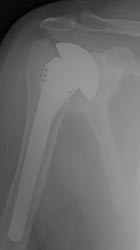
#> input picture results_records/results_4-12-2016/version_5/GlobalAdvantage/13.jpg, 140 x 250 px, given in place of 1.jpg, which was not available
$ python segmentation.py ../../../results_4-12-2016/version_5/GlobalAdvantage/13.jpg   (Python 2 division)   (older library calls are emulated)
#> lines starting #> are read from the running program, lines starting #| are printed output that depends on the picture; after the words box and inside, x2 and y2 are one past the last pixel; in counts of white or black regions, pixels touching at a corner belong together; pictures that were not available may be replaced by others from this repository, and a replacement may not be noted
#> (reads image_file_names.txt from the repository)
#> further down, img is the input picture: shape (250, 140); min 0, max 165, mean 108.9
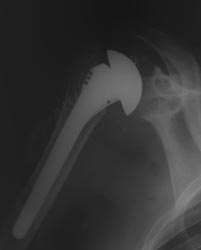
#> input picture results_records/results_4-12-2016/version_5/GlobalAdvantage/13b.jpg, 201 x 250 px, given in place of 1_manual.png, which was not available
#> further down, man_img is the input picture: shape (250, 201); min 21, max 135, mean 51.9
import os
import sys
import re
import cv2
import numpy as np
import evaluation

ix,iy = -1,-1

def circle_mask(img, min_dist=20, param_1=100, param_2=30, min_radius=0, max_radius=0):
#> called with min_dist = 20, param_1 = 100, param_2 = 30, min_radius = 0, max_radius = 0
    global ix,iy
    temp_img = cv2.medianBlur(img, 5)
    zero_img = np.zeros((img.shape), np.uint8)
    dimens = img.shape #returns (y max, x max)
#> dimens = (250, 140)
    y_dimen = dimens[0]
#> y_dimen = 250
    x_dimen = dimens[1]
#> x_dimen = 140
    max_radius = (int)(.5 * x_dimen)
#> max_radius = 70
    min_radius = (int)(.05 * y_dimen)
#> min_radius = 12
    param_2 = 30
    dp = 1
    circles = cv2.HoughCircles(temp_img, cv2.cv.CV_HOUGH_GRADIENT, 1, min_dist, param1=100, param2=param_2, minRadius=min_radius,maxRadius=max_radius)
#> circles = None

    while circles is None and param_2 > 5:
        param_2 -= 5
        circles = cv2.HoughCircles(temp_img, cv2.cv.CV_HOUGH_GRADIENT, 1, min_dist, param1=100, param2=param_2, minRadius=min_radius, maxRadius=max_radius)
#> this loop made 3 passes
#> param_2 on passes 1 to 2: 25, 20
#> (param_2, circles) on pass 3: (15, [[55.5, 61.5, 56.7], [62.5, 85.5, 43.3]])
#> after the loop, param_2 = 15

    if circles is None:
        return zero_img

    while len(circles[0]) > 1:
        max_radius = (int)(.9 * max_radius)
        min_radius = (int)(1.05 * min_radius)
        circles = cv2.HoughCircles(temp_img, cv2.cv.CV_HOUGH_GRADIENT, 1, min_dist, param1=100, param2=param_2, minRadius=min_radius, maxRadius=max_radius)
#> this loop made 2 passes
#> (max_radius, min_radius, circles) on passes 1 to 2: (63, 12, [[55.5, 61.5, 56.7], [62.5, 85.5, 43.3]]), (56, 12, [[62.5, 85.5, 43.3]])

    if circles is None:
        return zero_img

    circles = np.uint16(np.around(circles))
#> circles = [[62, 86, 43]]

    for i in circles[0,:]:
        center = (i[0],i[1])
        ix,iy = i[0],i[1]
        # print ix,iy
        radius = i[2]
        fill_color = 255
        cv2.circle(zero_img, center, (int) ((1.25) * radius), fill_color, thickness=-1)
#> this loop made 1 pass
#> (ix, iy, radius, fill_color) on pass 1: (62, 86, 43, 255)
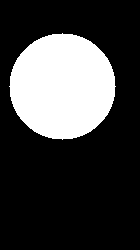
#> zero_img: shape (250, 140); 25.2% white; 1 white region, box (x1, y1, x2, y2) and area: (9, 33, 116, 140) 8809

    return zero_img


# [408 lines left out: functions seeded_region_growing, addEdge, unsmoothed, averageFilters, GaussianFilters, BilateralFilters and 7 more, not called in this run]

# Begin main
nfile = open('image_file_names.txt', 'r')
# print os.getcwd()
# os.chdir("GlobalAdvantage")
# print os.getcwd()
for line in nfile:
    # [12 lines of commented-out code are left out]

    file_name = line.split()
    img_file = 'GlobalAdvantage/' + file_name[0]
    th = 5

    img = cv2.imread(img_file, 0)

    if img is None:
        print "Image not found: " + img_file
        print os.path.isfile(img_file)
        exit()

    man_str = "_manual.png"
    man_file = re.sub(r'\.jpg', man_str, img_file)
    man_img = cv2.imread(man_file, 0)

    c_mask = circle_mask(img)
    combined_img = cv2.bitwise_and(img, img, mask=c_mask)
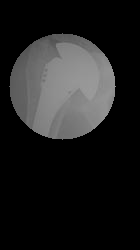
#> combined_img: shape (250, 140); min 0, max 155, mean 31.4
#> (the run stopped early here; a loop or call above may not have finished)
